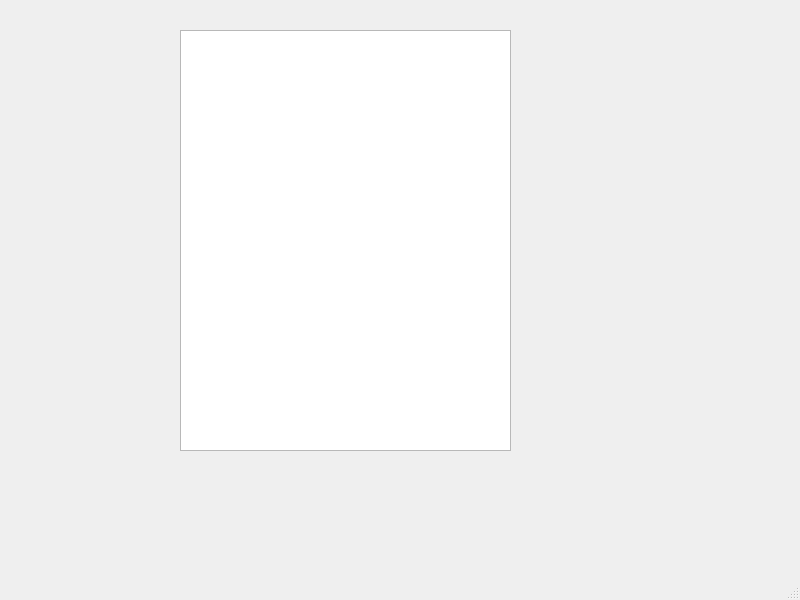
<?xml version="1.0" encoding="UTF-8"?>
<ui version="4.0">
 <class>MainWindow</class>
 <widget class="QMainWindow" name="MainWindow">
  <property name="geometry">
   <rect>
    <x>0</x>
    <y>0</y>
    <width>800</width>
    <height>600</height>
   </rect>
  </property>
  <property name="windowTitle">
   <string>MainWindow</string>
  </property>
  <widget class="QWidget" name="centralwidget">
   <widget class="QListWidget" name="listWidget">
    <property name="geometry">
     <rect>
      <x>180</x>
      <y>30</y>
      <width>331</width>
      <height>421</height>
     </rect>
    </property>
   </widget>
  </widget>
  <widget class="QMenuBar" name="menubar">
   <property name="geometry">
    <rect>
     <x>0</x>
     <y>0</y>
     <width>800</width>
     <height>27</height>
    </rect>
   </property>
  </widget>
  <widget class="QStatusBar" name="statusbar"/>
 </widget>
 <resources/>
 <connections/>
</ui>
